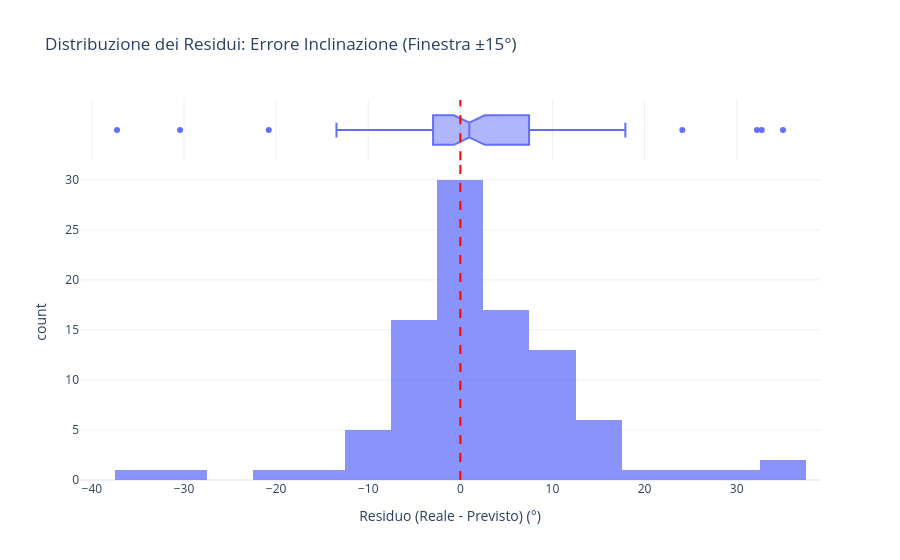

Notebook code for this chart:
### Code cell
#ANALISI DEI RESIDUI INCLINAZIONE - ISTOGRAMMA
fig_hist = px.histogram(
    df_residui, 
    x='Residuo',
    nbins=30,
    title='Distribuzione dei Residui: Errore Inclinazione (Finestra ±15°)',
    labels={'Residuo': 'Residuo (Reale - Previsto) (°)'},
    template='plotly_white',
    marginal='box',
    opacity=0.75)

fig_hist.add_vline(x=0, line_dash="dash", line_color="red", line_width=2)
fig_hist.show()

### Figure 1 — Plotly figure (JSON) as saved in the notebook; plotly's stock layout.template omitted (floating-point values rounded to 4 significant figures)
{"data": [{"bingroup": "x", "hovertemplate": "Residuo (Reale - Previsto) (°)=%{x}<br>count=%{y}<extra></extra>", "legendgroup": "", "marker": {"color": "#636efa", "opacity": 0.75, "pattern": {"shape": ""}}, "name": "", "nbinsx": 30, "orientation": "v", "showlegend": false, "type": "histogram", "x": [-0.3591, -4.923, 6.903, -4.77, 5.719, 5.047, 8.217, 0.6872, 9.17, -3.973, -2.246, 32.72, -6.533, 0.1998, 5.336, -10.4, 0.5125, 2.188, -3.212, 14.63, 11.54, 11.17, -13.45, -2.419, -0.8303, 4.755, 4.91, 0.7044, -20.8, 11.2, 8.55, 35.02, -9.191, 7.508, -3.715, 7.77, 0.2633, 2.442, -6.311, 16.71, 5.983, 12.42, 2.774, 0.4518, -0.6469, -5.167, -2.836, -0.3421, 7.413, -3.629, -1.502, 7.107, 2.847, 1.75, 4.653, 32.2, 0.5638, 7.719, -10.98, -1.775, -4.025, 0.4753, 24.1, -9.374, 1.812, 11.52, 1.082, -0.3733, 1.149, 3.538, 2.655, 8.193, 5.221, -1.123, 17.08, 0.2876, -1.442, -5.651, -37.27, -0.4509, -30.43, 12.91, 14.91, -3.237, 4.414, -3.453, -3.09, 0.8695, 7.058, 2.061, -4.371, -7.736, -1.52, 15.84, 8.636, 17.91], "xaxis": "x", "yaxis": "y"}, {"hovertemplate": "Residuo (Reale - Previsto) (°)=%{x}<extra></extra>", "legendgroup": "", "marker": {"color": "#636efa"}, "name": "", "notched": true, "showlegend": false, "type": "box", "x": [-0.3591, -4.923, 6.903, -4.77, 5.719, 5.047, 8.217, 0.6872, 9.17, -3.973, -2.246, 32.72, -6.533, 0.1998, 5.336, -10.4, 0.5125, 2.188, -3.212, 14.63, 11.54, 11.17, -13.45, -2.419, -0.8303, 4.755, 4.91, 0.7044, -20.8, 11.2, 8.55, 35.02, -9.191, 7.508, -3.715, 7.77, 0.2633, 2.442, -6.311, 16.71, 5.983, 12.42, 2.774, 0.4518, -0.6469, -5.167, -2.836, -0.3421, 7.413, -3.629, -1.502, 7.107, 2.847, 1.75, 4.653, 32.2, 0.5638, 7.719, -10.98, -1.775, -4.025, 0.4753, 24.1, -9.374, 1.812, 11.52, 1.082, -0.3733, 1.149, 3.538, 2.655, 8.193, 5.221, -1.123, 17.08, 0.2876, -1.442, -5.651, -37.27, -0.4509, -30.43, 12.91, 14.91, -3.237, 4.414, -3.453, -3.09, 0.8695, 7.058, 2.061, -4.371, -7.736, -1.52, 15.84, 8.636, 17.91], "xaxis": "x2", "yaxis": "y2"}], "layout": {"barmode": "relative", "legend": {"tracegroupgap": 0}, "shapes": [{"line": {"color": "red", "dash": "dash", "width": 2}, "type": "line", "x0": 0, "x1": 0, "xref": "x", "y0": 0, "y1": 1, "yref": "y domain"}, {"line": {"color": "red", "dash": "dash", "width": 2}, "type": "line", "x0": 0, "x1": 0, "xref": "x2", "y0": 0, "y1": 1, "yref": "y2 domain"}], "title": {"text": "Distribuzione dei Residui: Errore Inclinazione (Finestra ±15°)"}, "xaxis": {"anchor": "y", "domain": [0, 1], "title": {"text": "Residuo (Reale - Previsto) (°)"}}, "xaxis2": {"anchor": "y2", "domain": [0, 1], "matches": "x", "showgrid": true, "showticklabels": false}, "yaxis": {"anchor": "x", "domain": [0, 0.8316], "title": {"text": "count"}}, "yaxis2": {"anchor": "x2", "domain": [0.8416, 1], "matches": "y2", "showgrid": false, "showline": false, "showticklabels": false, "ticks": ""}}}
